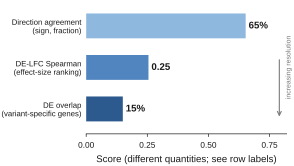

Reproduce this figure in Python.
"""Figure 2e - DE fidelity declines as the required biological resolution increases.

Data-direct. Source: results/results_v4_exttheta.csv (same grid as 2c/2d/2f/2g) via
remote_data.exttheta(), in-house predictors. Reproducible gradient (row-mean over variants):
  direction agreement (sign concordance)       0.65
  DE-LFC Spearman (effect-size ranking)         0.26
  DE overlap (variant-specific gene identity)   0.15
These are DIFFERENT quantities (two fractions and one rank correlation), labelled as such
and read as a coarse->fine ladder, not a single comparable axis. Message: predictors recover
the program-level direction but progressively lose the finer allele-specific signal.

(These replace the earlier manuscript values 78/46/28, which reproduced from no committed or
remote file; the .tex was updated to match.)

Run:  python fig2e_de_gradient.py  ->  fig2e_de_gradient.pdf (+ .png)
"""
from __future__ import annotations

import os
import sys

sys.path.insert(0, os.path.dirname(os.path.dirname(os.path.abspath(__file__))))
import nm_style as S
import remote_data as D

# (two-line y label, column, display) coarse -> fine
STEPS = [
    ("Direction agreement\n(sign, fraction)", "direction_agreement", "pct"),
    ("DE-LFC Spearman\n(effect-size ranking)", "DE_LFC_spearman", "corr"),
    ("DE overlap\n(variant-specific genes)", "DE_overlap", "pct"),
]
SHADES = ["#8FB8DE", "#5185C0", "#2C5A8F"]  # coarse (light) -> fine (dark)


def main() -> None:
    S.apply_rcparams()
    g = D.exttheta()
    inh = g[g.method.map(D.is_inhouse)]
    vals = [inh[c].mean() for _, c, _ in STEPS]

    fig, ax = S.panel(66, 44)
    ys = list(range(len(STEPS)))
    for y, (lab, col, disp), v, sh in zip(ys, STEPS, vals, SHADES):
        ax.barh(y, v, height=0.6, color=sh, edgecolor="none", zorder=3)
        txt = f"{v*100:.0f}%" if disp == "pct" else f"{v:.2f}"
        ax.text(v + 0.012, y, txt, va="center", ha="left", fontsize=7,
                color=S.INK, fontweight="bold")

    ax.set_yticks(ys)
    ax.set_yticklabels([lab for lab, *_ in STEPS], fontsize=5.6)
    ax.set_ylim(-0.6, len(STEPS) - 0.4)
    ax.invert_yaxis()  # coarse at top
    ax.set_xlim(0, 0.82)
    ax.set_xticks([0, 0.25, 0.5, 0.75])
    ax.set_xlabel("Score (different quantities; see row labels)")
    S.despine(ax, keep=("bottom",))
    ax.tick_params(length=2.2, axis="x")
    ax.tick_params(length=0, axis="y")

    # coarse -> fine resolution arrow on the right
    ax.annotate("", xy=(0.79, len(STEPS) - 0.75), xytext=(0.79, 0.75),
                arrowprops=dict(arrowstyle="->", lw=0.8, color=S.GREY))
    ax.text(0.815, len(STEPS) / 2 - 0.5, "increasing resolution", rotation=90,
            va="center", ha="left", fontsize=5, color=S.GREY)

    S.save(fig, "fig2e_de_gradient")
    print("DE gradient (in-house exttheta):", [round(v, 3) for v in vals])


if __name__ == "__main__":
    main()
